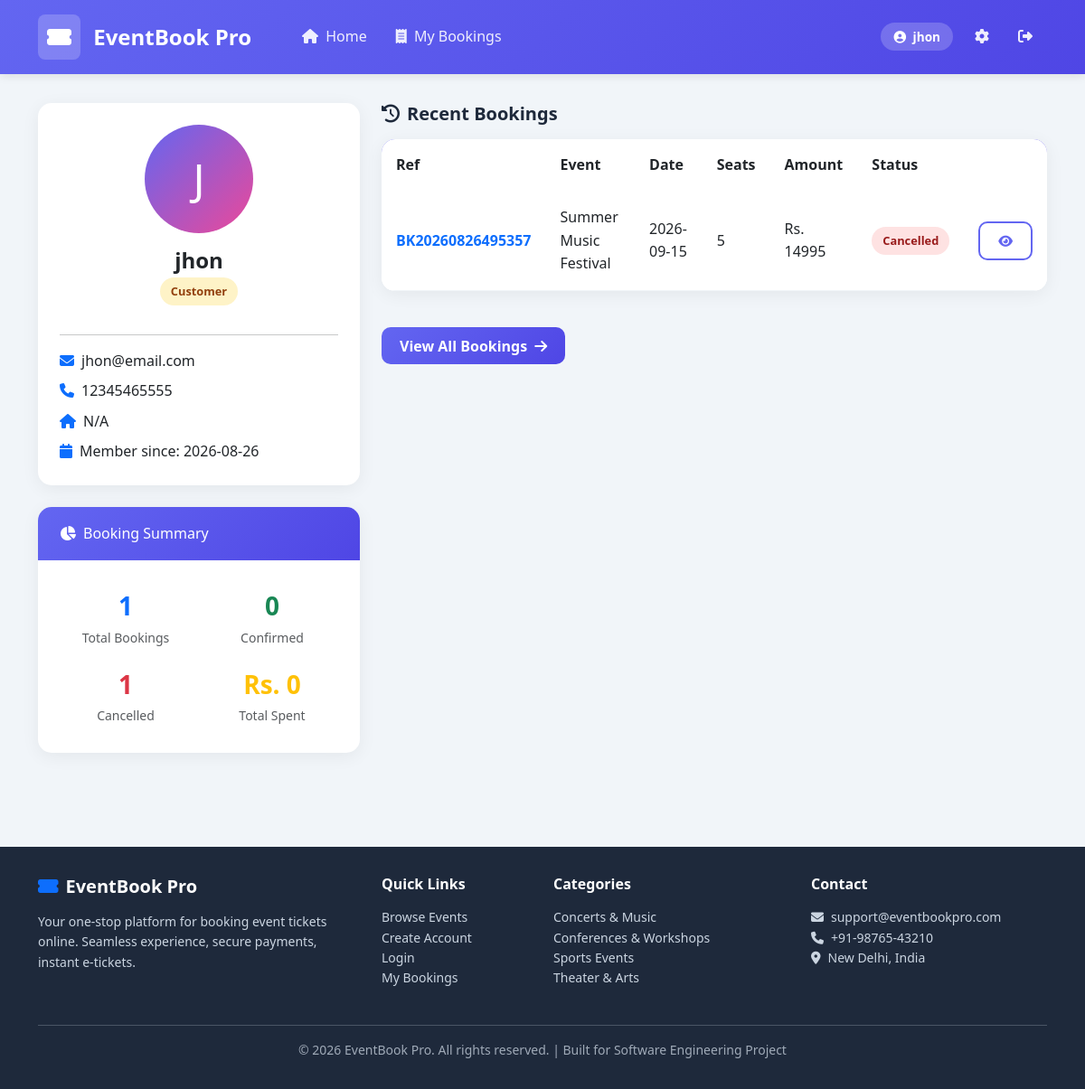
Screenshot of /profile (signed in) with the database file from the repository.
### tables this page shows
CREATE TABLE CUSTOMER (
    customer_id INTEGER PRIMARY KEY AUTOINCREMENT,
    full_name TEXT NOT NULL,
    email TEXT NOT NULL UNIQUE,
    phone TEXT,
    password_hash TEXT NOT NULL,
    address TEXT DEFAULT '',
    user_role TEXT NOT NULL DEFAULT 'Customer',
    created_at DATETIME DEFAULT CURRENT_TIMESTAMP,
    CONSTRAINT CHK_USER_ROLE CHECK (user_role IN ('Customer','Admin'))
);

CREATE TABLE BOOKING (
    booking_id INTEGER PRIMARY KEY AUTOINCREMENT,
    booking_ref TEXT NOT NULL UNIQUE,
    customer_id INTEGER NOT NULL,
    event_id INTEGER NOT NULL,
    total_seats INTEGER NOT NULL DEFAULT 0,
    total_amount REAL NOT NULL DEFAULT 0.0,
    booking_status TEXT NOT NULL DEFAULT 'Pending',
    booking_date DATETIME DEFAULT CURRENT_TIMESTAMP,
    temp_hold_expiry DATETIME,
    CONSTRAINT CHK_BOOKING_STATUS CHECK (booking_status IN ('Pending','Confirmed','Cancelled','Failed')),
    CONSTRAINT CHK_TOTAL_AMOUNT CHECK (total_amount >= 0),
    CONSTRAINT FK_BOOKING_CUSTOMER FOREIGN KEY (customer_id) REFERENCES CUSTOMER(customer_id) ON DELETE RESTRICT ON UPDATE CASCADE,
    CONSTRAINT FK_BOOKING_EVENT FOREIGN KEY (event_id) REFERENCES EVENT(event_id) ON DELETE RESTRICT ON UPDATE CASCADE
);

CREATE TABLE EVENT (
    event_id INTEGER PRIMARY KEY AUTOINCREMENT,
    event_name TEXT NOT NULL,
    event_date DATE NOT NULL,
    event_time TIME NOT NULL,
    description TEXT DEFAULT '',
    category TEXT NOT NULL DEFAULT 'Other',
    event_status TEXT NOT NULL DEFAULT 'Draft',
    banner_image TEXT DEFAULT '',
    venue_id INTEGER NOT NULL,
    created_at DATETIME DEFAULT CURRENT_TIMESTAMP,
    CONSTRAINT CHK_EVENT_STATUS CHECK (event_status IN ('Draft','Published','Sold Out','Completed','Cancelled')),
    CONSTRAINT CHK_EVENT_CATEGORY CHECK (category IN ('Concert','Conference','Sports','Theater','Workshop','Other')),
    CONSTRAINT FK_EVENT_VENUE FOREIGN KEY (venue_id) REFERENCES VENUE(venue_id) ON DELETE RESTRICT ON UPDATE CASCADE
);

### app.py (the view)
@app.route('/profile')
@login_required
def profile():
    bookings = query_db(
        'SELECT b.*, e.event_name, e.event_date, e.event_time, v.venue_name FROM BOOKING b '
        'JOIN EVENT e ON b.event_id = e.event_id JOIN VENUE v ON e.venue_id = v.venue_id '
        'WHERE b.customer_id=? ORDER BY b.booking_date DESC',
        (session['user_id'],)
    )
    return render_template('profile.html', user=current_user(), bookings=bookings)

### app.py (called while the page is built)
def get_db():
    conn = sqlite3.connect(DB_PATH)
    conn.row_factory = sqlite3.Row
    conn.execute('PRAGMA foreign_keys = ON')
    return conn

def query_db(query, args=(), one=False):
    conn = get_db()
    cur = conn.execute(query, args)
    rv = cur.fetchall()
    conn.commit()
    conn.close()
    return (rv[0] if rv else None) if one else rv

def login_required(f):
    @wraps(f)
    def decorated(*args, **kwargs):
        if 'user_id' not in session:
            flash('Please login to continue.', 'warning')
            return redirect(url_for('login', next=request.url))
        return f(*args, **kwargs)
    return decorated

def current_user():
    if 'user_id' in session:
        return query_db('SELECT * FROM CUSTOMER WHERE customer_id=?', (session['user_id'],), one=True)
    return None

### templates/profile.html (shortened to what this page needs)
{% extends 'base.html' %}
{% block content %}
<div class="row g-4">
    <div class="col-lg-4">
        <div class="card">
            <div class="card-body text-center p-4">
                <div style="width:120px;height:120px;border-radius:50%;background:linear-gradient(135deg,var(--primary),var(--secondary));color:#fff;font-size:3rem;display:flex;align-items:center;justify-content:center;margin:0 auto 1rem;">
                    {{ user.full_name[0].upper() }}
                </div>
                <h4 class="mb-1 fw-bold">{{ user.full_name }}</h4>
                <span class="status-badge status-{% if user.user_role == 'Admin' %}Confirmed{% else %}Pending{% endif %} mb-3">{{ user.user_role }}</span>
                <hr>
                <div class="text-start">
                    <p class="mb-2"><i class="fas fa-envelope text-primary me-2"></i>{{ user.email }}</p>
                    <p class="mb-2"><i class="fas fa-phone text-primary me-2"></i>{{ user.phone or 'N/A' }}</p>
                    <p class="mb-2"><i class="fas fa-home text-primary me-2"></i>{{ user.address or 'N/A' }}</p>
                    <p class="mb-0"><i class="fas fa-calendar text-primary me-2"></i>Member since: {{ user.created_at[:10] }}</p>
                </div>
            </div>
        </div>
        <div class="card mt-4">
            <div class="card-header">
                <h6 class="mb-0"><i class="fas fa-chart-pie me-2"></i>Booking Summary</h6>
            </div>
            <div class="card-body">
                <div class="row text-center">
                    <div class="col-6 mb-3">
                        <div class="fs-3 fw-bold text-primary">{{ bookings|length }}</div>
                        <small class="text-muted">Total Bookings</small>
                    </div>
                    <div class="col-6 mb-3">
                        <div class="fs-3 fw-bold text-success">
                            {{ bookings | selectattr('booking_status', 'equalto', 'Confirmed') | list | length }}
                        </div>
                        <small class="text-muted">Confirmed</small>
                    </div>
                    <div class="col-6">
                        <div class="fs-3 fw-bold text-danger">
                            {{ bookings | selectattr('booking_status', 'equalto', 'Cancelled') | list | length }}
                        </div>
                        <small class="text-muted">Cancelled</small>
                    </div>
                    <div class="col-6">
                        <div class="fs-3 fw-bold text-warning">Rs.
                            {{ "%.0f"|format(bookings | selectattr('booking_status', 'equalto', 'Confirmed') | sum(attribute='total_amount')) }}
                        </div>
                        <small class="text-muted">Total Spent</small>
                    </div>
                </div>
            </div>
        </div>
    </div>
    <div class="col-lg-8">
        <h5 class="mb-3 fw-bold"><i class="fas fa-history me-2"></i>Recent Bookings</h5>
        {% if bookings %}
        <div class="card">
            <div class="card-body p-0">
                <div class="table-responsive">
                    <table class="table mb-0">
                        <thead>
                            <tr><th>Ref</th><th>Event</th><th>Date</th><th>Seats</th><th>Amount</th><th>Status</th><th></th></tr>
                        </thead>
                        <tbody>
                            {% for b in bookings[:10] %}
                            <tr>
                                <td><strong class="text-primary">{{ b.booking_ref }}</strong></td>
                                <td>{{ b.event_name }}</td>
                                <td>{{ b.event_date }}</td>
                                <td>{{ b.total_seats }}</td>
                                <td>Rs. {{ '%.0f'|format(b.total_amount) }}</td>
                                <td><span class="status-badge status-{{ b.booking_status }}">{{ b.booking_status }}</span></td>
                                <td><a href="{{ url_for('booking_detail', booking_id=b.booking_id) }}" class="btn btn-sm btn-outline-primary"><i class="fas fa-eye"></i></a></td>
                            </tr>
                            {% endfor %}
                        </tbody>
                    </table>
                </div>
            </div>
        </div>
        <a href="{{ url_for('my_bookings') }}" class="btn btn-primary mt-3">View All Bookings <i class="fas fa-arrow-right ms-1"></i></a>
        {% endif %}
    </div>
</div>
{% endblock %}

### templates/base.html (shortened to what this page needs)
<!DOCTYPE html>
<html lang="en">
<head>
    <link href="https://cdn.jsdelivr.net/npm/bootstrap@5.3.0/dist/css/bootstrap.min.css" rel="stylesheet">
    <link href="https://cdnjs.cloudflare.com/ajax/libs/font-awesome/6.4.0/css/all.min.css" rel="stylesheet">
    <link rel="stylesheet" href="{{ url_for('static', filename='css/style.css') }}">
</head>
<body>
    <nav class="navbar navbar-expand-lg">
        <div class="container">
            <a class="navbar-brand" href="{{ url_for('home') }}">
                <span class="logo-icon"><i class="fas fa-ticket-alt"></i></span>
                EventBook Pro
            </a>
            <div class="collapse navbar-collapse" id="navbarNav">
                <ul class="navbar-nav me-auto ms-lg-4">
                    <li class="nav-item">
                        <a class="nav-link {{ 'active' if request.endpoint == 'home' }}" href="{{ url_for('home') }}">
                            <i class="fas fa-home me-1"></i> Home
                        </a>
                    </li>
                    {% if user and user['user_role'] == 'Customer' %}
                    <li class="nav-item">
                        <a class="nav-link {{ 'active' if request.endpoint == 'my_bookings' }}" href="{{ url_for('my_bookings') }}">
                            <i class="fas fa-receipt me-1"></i> My Bookings
                        </a>
                    </li>
                    {% endif %}
                </ul>
                <ul class="navbar-nav align-items-center">
                    {% if user %}
                        <li class="nav-item">
                            <span class="user-badge">
                                <i class="fas fa-user-circle me-1"></i>
                                {{ user['full_name'][:15] }}{% if user['full_name']|length > 15 %}...{% endif %}
                            </span>
                        </li>
                        <li class="nav-item">
                            <a class="nav-link" href="{{ url_for('profile') }}">
                                <i class="fas fa-cog"></i>
                            </a>
                        </li>
                        <li class="nav-item">
                            <a class="nav-link" href="{{ url_for('logout') }}" title="Logout">
                                <i class="fas fa-sign-out-alt"></i>
                            </a>
                        </li>
                    {% endif %}
                </ul>
            </div>
        </div>
    </nav>
    <main>
        <div class="container">
            {% block content %}{% endblock %}
        </div>
    </main>
    <footer>
        <div class="container">
            <div class="row g-4">
                <div class="col-md-4">
                    <h5 class="footer-title"><i class="fas fa-ticket-alt text-primary me-2"></i>EventBook Pro</h5>
                    <p class="small">Your one-stop platform for booking event tickets online. Seamless experience, secure payments, instant e-tickets.</p>
                </div>
                <div class="col-md-2">
                    <h6 class="footer-title">Quick Links</h6>
                    <ul class="list-unstyled small">
                        <li><a href="{{ url_for('home') }}">Browse Events</a></li>
                        <li><a href="{{ url_for('register') }}">Create Account</a></li>
                        <li><a href="{{ url_for('login') }}">Login</a></li>
                        <li><a href="{{ url_for('my_bookings') }}">My Bookings</a></li>
                    </ul>
                </div>
                <div class="col-md-3">
                    <h6 class="footer-title">Categories</h6>
                    <ul class="list-unstyled small">
                        <li>Concerts & Music</li>
                        <li>Conferences & Workshops</li>
                        <li>Sports Events</li>
                        <li>Theater & Arts</li>
                    </ul>
                </div>
                <div class="col-md-3">
                    <h6 class="footer-title">Contact</h6>
                    <ul class="list-unstyled small">
                        <li><i class="fas fa-envelope me-2"></i>support@eventbookpro.com</li>
                        <li><i class="fas fa-phone me-2"></i>+91-98765-43210</li>
                        <li><i class="fas fa-map-marker-alt me-2"></i>New Delhi, India</li>
                    </ul>
                </div>
            </div>
            <hr class="mt-4 mb-3 opacity-25">
            <div class="text-center small opacity-75">
                <p>&copy; 2026 EventBook Pro. All rights reserved. | Built for Software Engineering Project</p>
            </div>
        </div>
    </footer>
</body>
</html>

### static/css/style.css (style rules this page uses)
:root { --primary: #6366f1; --primary-dark: #4f46e5; --secondary: #ec4899; --success: #10b981; --warning: #f59e0b; --danger: #ef4444; --info: #3b82f6; --dark: #1e293b; --light: #f8fafc; --gray: #64748b; }
* { box-sizing: border-box; margin: 0; padding: 0; }
body { font-family: 'Segoe UI', Tahoma, Geneva, Verdana, sans-serif; background: #f1f5f9; color: var(--dark); line-height: 1.6; min-height: 100vh; display: flex; flex-direction: column; }
a { color: var(--primary); text-decoration: none; }
.navbar { background: linear-gradient(135deg, var(--primary) 0%, var(--primary-dark) 100%); box-shadow: 0 2px 10px rgba(0,0,0,0.1); padding: 0; position: sticky; top: 0; z-index: 100; }
.navbar-brand { color: #fff !important; font-weight: 800; font-size: 1.5rem; padding: 1rem 0; }
.navbar-brand .logo-icon { background: rgba(255,255,255,0.2); padding: 6px 10px; border-radius: 8px; margin-right: 8px; display: inline-block; }
.nav-link { color: rgba(255,255,255,0.9) !important; padding: 1.1rem 1rem !important; font-weight: 500; transition: all 0.2s; }
.user-badge { background: rgba(255,255,255,0.2); color: #fff; padding: 6px 14px; border-radius: 20px; font-size: 0.85rem; margin: 0 8px; font-weight: 600; }
main { flex: 1; padding: 2rem 0; }
.card { border: none; border-radius: 15px; box-shadow: 0 4px 20px rgba(0,0,0,0.06); transition: all 0.3s ease; overflow: hidden; margin-bottom: 1.5rem; }
.card-header { background: linear-gradient(135deg, var(--primary) 0%, var(--primary-dark) 100%); color: #fff; border: none; padding: 1.25rem 1.5rem; font-weight: 700; font-size: 1.1rem; }
.card-body { padding: 1.75rem; }
.btn { border-radius: 10px; padding: 0.55rem 1.25rem; font-weight: 600; border: none; transition: all 0.2s; }
.btn-primary { background: linear-gradient(135deg, var(--primary) 0%, var(--primary-dark) 100%); }
.btn-outline-primary { border: 2px solid var(--primary); color: var(--primary); background: transparent; }
.table { background: #fff; border-radius: 12px; overflow: hidden; }
.table thead { background: linear-gradient(135deg, var(--primary) 0%, var(--primary-dark) 100%); color: #fff; }
.table th { border: none; padding: 1rem; font-weight: 600; }
.table td { padding: 1rem; vertical-align: middle; border-color: #f1f5f9; }
.status-badge { padding: 5px 12px; border-radius: 20px; font-size: 0.8rem; font-weight: 700; display: inline-block; }
.status-Pending { background: #fef3c7; color: #92400e; }
.status-Cancelled { background: #fee2e2; color: #991b1b; }
footer { background: var(--dark); color: #cbd5e1; padding: 2rem 0 1rem; margin-top: 3rem; }
footer a { color: #cbd5e1; }
.footer-title { color: #fff; font-weight: 700; margin-bottom: 1rem; }

### rows the page displays
CUSTOMER: full_name "jhon", full_name "J", user_role "Customer", email "jhon@email.com", phone "12345465555", address "N/A", created_at "2026-08-26"
BOOKING: booking_ref "BK20260826495357", event_name "Summer Music Festival", event_date "2026-09-15", total_seats "5", total_amount "14995", booking_status "Cancelled"

### other values shown
{{ bookings|length }} "1"
